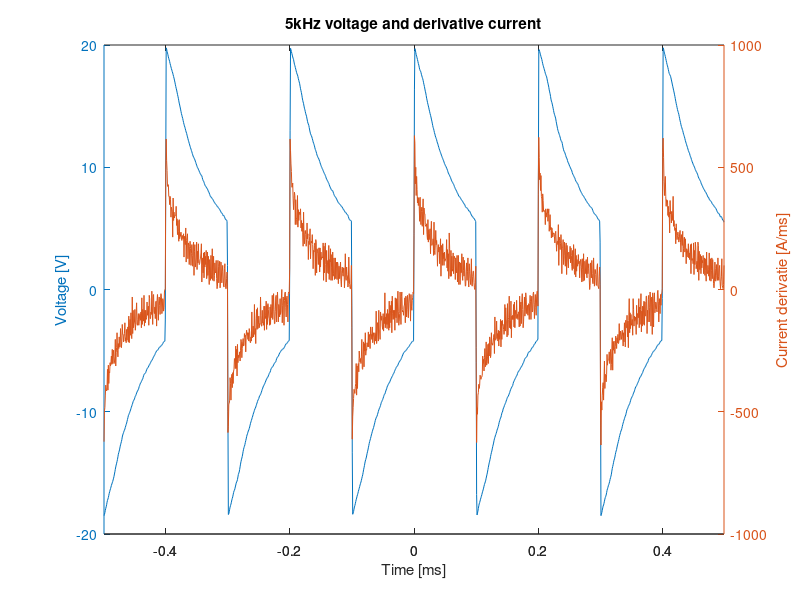

The MATLAB source for this figure:
R=13.11e-3;
temp = (csvread('current.csv'));
l=length(temp);
time = temp(1:l,1);
current = temp(1:l,2);
temp = (csvread('voltage.csv'));
voltage = temp(1:l,2)-R*current;

clear temp

window = 70;

for n=1:floor(l/window)
    t(n)=sum(time(((n-1)*window+1):(n*window)))/window;
    i(n)=sum(current(((n-1)*window+1):(n*window)))/window;
    v(n)=sum(voltage(((n-1)*window+1):(n*window)))/window;
end
ipp_5 = max(i)-min(i);
dt=t(2)-t(1);
l=length(i);
di=(i(2:l)-i(1:(l-1)));
V=(v(2:l)+v(1:(l-1)))*.5;
T=(t(2:l)+t(1:(l-1)))*.500;
di_dt = di/dt;

[ax,h1,h2]=plotyy(T*1000,V,T*1000,di_dt*1e-3);
title('5kHz voltage and derivative current');
xlabel('Time [ms]');
ylabel(ax(1),'Voltage [V]');
ylabel(ax(2),'Current derivatie [A/ms]');
L_5=V./di_dt;
acc = 0;
counter=0;
for n=1:length(L_5)
    if L_5(n) > 0 && L_5(n) < 1e-3
        acc = acc + L_5(n);
        counter = counter +1;
    end
end
L_av_5 = acc/counter;